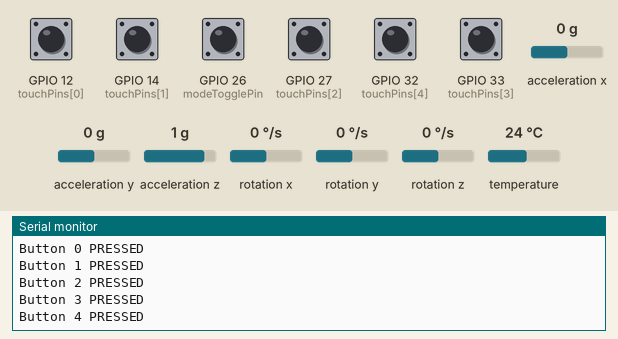
The sketch below on a simulated ESP32. Shown: the last lines printed to the serial monitor. Inputs (shaded band) come from the test bench; at power-on: GPIO 12 (touchPins[0]), GPIO 14 (touchPins[1]), GPIO 26 (modeTogglePin), GPIO 27 (touchPins[2]), GPIO 32 (touchPins[4]), GPIO 33 (touchPins[3]) HIGH, acceleration x 0 g, acceleration y 0 g, acceleration z 1 g, rotation x 0 °/s, rotation y 0 °/s, rotation z 0 °/s, temperature 24 °C. USB keyboard and mouse output is not drawn.

Above: at 1.2 s.
1.3 s: GPIO 26 (modeTogglePin) pulled LOW for 0.15 s
At 2.1 s:
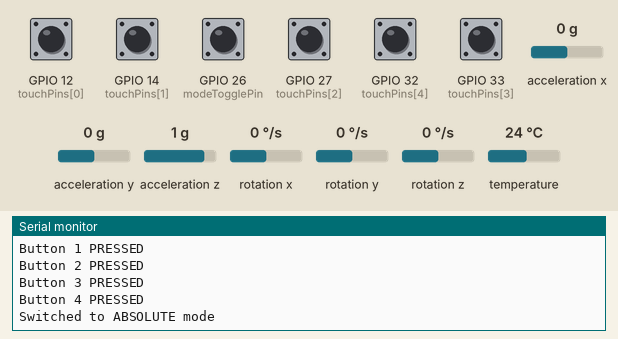
2.9 s: GPIO 26 (modeTogglePin) pulled LOW for 1 s
At 3.4 s:
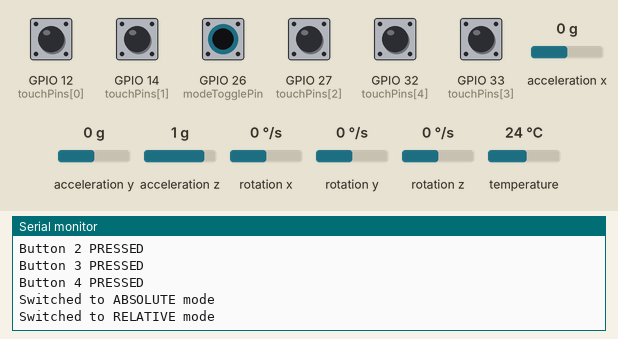
Timing chart, 0 to 5.9 s (numbered marks = the images above; inputs shaded):
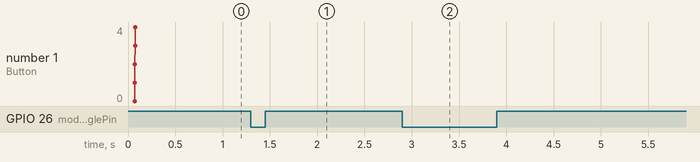

Measured:
- after the input at 1.3 s, the serial monitor: prints a new line at once (image 1)
- after the input at 2.9 s, the serial monitor: prints a new line at once (image 2)

The sketch:

blemouse.ino
```cpp
#include <BleMouse.h>
#include <Adafruit_MPU6050.h>
#include <Adafruit_Sensor.h>
#include <Wire.h>

// BLE Mouse
BleMouse bleMouse("ESP32 IMU Mouse", "ESP32", 100);

// Touch sensor pins for mouse buttons
const uint8_t touchPins[] = {12, 14, 27, 33, 32};
const int thresholds[] = {90, 90, 90, 90, 90};
bool buttonStates[] = {false, false, false, false, false};

// Mode toggle pin
const int modeTogglePin = 26; // Using digital pin 26 for mode toggle
bool lastToggleState = false;

// MPU6050
Adafruit_MPU6050 mpu;
#define BUFFER_SIZE 5  // Smaller buffer for more responsive mouse

// Arrays to store last N readings for averaging
float accelXBuffer[BUFFER_SIZE] = {0};
float accelYBuffer[BUFFER_SIZE] = {0};
float accelZBuffer[BUFFER_SIZE] = {0};
float gyroXBuffer[BUFFER_SIZE] = {0};
float gyroYBuffer[BUFFER_SIZE] = {0};
float gyroZBuffer[BUFFER_SIZE] = {0};
int currentIndex = 0;

// Mouse control variables
bool relativeMode = true; // Start with relative mode (traditional mouse)
int mouseSensitivity = 1; // Adjust this to change mouse speed
unsigned long lastMouseUpdate = 0;
const long mouseInterval = 15; // Update mouse every 15ms for responsiveness

void calculateAverages(float &avgAccelX, float &avgAccelY, float &avgAccelZ,
                      float &avgGyroX, float &avgGyroY, float &avgGyroZ) {
    float sumAccelX = 0, sumAccelY = 0, sumAccelZ = 0;
    float sumGyroX = 0, sumGyroY = 0, sumGyroZ = 0;

    for (int i = 0; i < BUFFER_SIZE; i++) {
        sumAccelX += accelXBuffer[i];
        sumAccelY += accelYBuffer[i];
        sumAccelZ += accelZBuffer[i];
        sumGyroX += gyroXBuffer[i];
        sumGyroY += gyroYBuffer[i];
        sumGyroZ += gyroZBuffer[i];
    }

    avgAccelX = sumAccelX / BUFFER_SIZE;
    avgAccelY = sumAccelY / BUFFER_SIZE;
    avgAccelZ = sumAccelZ / BUFFER_SIZE;
    avgGyroX = sumGyroX / BUFFER_SIZE;
    avgGyroY = sumGyroY / BUFFER_SIZE;
    avgGyroZ = sumGyroZ / BUFFER_SIZE;
}

void updateMPUBuffer() {
    sensors_event_t a, g, temp;
    mpu.getEvent(&a, &g, &temp);

    accelXBuffer[currentIndex] = a.acceleration.x;
    accelYBuffer[currentIndex] = a.acceleration.y;
    accelZBuffer[currentIndex] = a.acceleration.z;
    gyroXBuffer[currentIndex] = g.gyro.x;
    gyroYBuffer[currentIndex] = g.gyro.y;
    gyroZBuffer[currentIndex] = g.gyro.z;

    currentIndex = (currentIndex + 1) % BUFFER_SIZE;
}

void handleMouseButtons() {
    for (int i = 0; i < 5; i++) {
        int touchValue = touchRead(touchPins[i]);
        bool isTouched = touchValue < thresholds[i];

        if (isTouched && !buttonStates[i]) {
            buttonStates[i] = true;
            Serial.print("Button ");
            Serial.print(i);
            Serial.println(" PRESSED");

            if (i == 0) {
                bleMouse.press(MOUSE_LEFT);
            } else if (i == 1) {
                bleMouse.press(MOUSE_RIGHT);
            } else if (i == 2) {
                bleMouse.press(MOUSE_MIDDLE);
            } else if (i == 3) {
                bleMouse.press(MOUSE_BACK);
            } else if (i == 4) {
                bleMouse.press(MOUSE_FORWARD);
            }
        } else if (!isTouched && buttonStates[i]) {
            buttonStates[i] = false;
            Serial.print("Button ");
            Serial.print(i);
            Serial.println(" RELEASED");

            if (i == 0) {
                bleMouse.release(MOUSE_LEFT);
            } else if (i == 1) {
                bleMouse.release(MOUSE_RIGHT);
            } else if (i == 2) {
                bleMouse.release(MOUSE_MIDDLE);
            } else if (i == 3) {
                bleMouse.release(MOUSE_BACK);
            } else if (i == 4) {
                bleMouse.release(MOUSE_FORWARD);
            }
        }
    }
}

void handleMouseMovement() {
    if (millis() - lastMouseUpdate < mouseInterval) return;
    lastMouseUpdate = millis();

    float avgAccelX, avgAccelY, avgAccelZ, avgGyroX, avgGyroY, avgGyroZ;
    calculateAverages(avgAccelX, avgAccelY, avgAccelZ, avgGyroX, avgGyroY, avgGyroZ);

    if (relativeMode) {
        // Relative mode: Use gyro for mouse movement (like a traditional mouse)
        int deltaX = (int)(avgGyroY * 150 * mouseSensitivity);
        int deltaY = (int)(avgGyroX * 150 * mouseSensitivity);

        // Apply dead zone and constraints
        if (abs(deltaX) > 3 || abs(deltaY) > 3) {
            // Limit maximum movement to prevent jumping
            deltaX = constrain(deltaX, -30, 30);
            deltaY = constrain(deltaY, -30, 30);
            bleMouse.move(deltaX, deltaY);
        }
    } else {
        // Absolute mode: Use accelerometer for pointing
        // Map tilt to cursor movement
        int absX = (int)(avgAccelY * 20 * mouseSensitivity);
        int absY = (int)(avgAccelX * 20 * mouseSensitivity);

        // Constrain movement
        absX = constrain(absX, -30, 30);
        absY = constrain(absY, -30, 30);

        bleMouse.move(absX, absY);
    }
}

void handleModeToggle() {
    bool currentToggleState = digitalRead(modeTogglePin) == LOW; // Assuming pull-up, so LOW means pressed

    if (currentToggleState && !lastToggleState) {
        relativeMode = !relativeMode;
        Serial.print("Switched to ");
        Serial.println(relativeMode ? "RELATIVE mode" : "ABSOLUTE mode");
        delay(300); // Debounce
    }
    lastToggleState = currentToggleState;
}

void setup() {
    Serial.begin(115200);

    // Initialize BLE Mouse
    bleMouse.begin();

    // Initialize MPU6050
    if (!mpu.begin()) {
        Serial.println("Failed to find MPU6050 chip");
        while (1) delay(10);
    }

    // Set up MPU6050 for mouse control
    mpu.setAccelerometerRange(MPU6050_RANGE_4_G);
    mpu.setGyroRange(MPU6050_RANGE_500_DEG);
    mpu.setFilterBandwidth(MPU6050_BAND_21_HZ);
    Serial.println("MPU6050 initialized!");

    // Setup mode toggle pin
    pinMode(modeTogglePin, INPUT_PULLUP);

    // Initialize MPU buffer
    for (int i = 0; i < BUFFER_SIZE; i++) {
        updateMPUBuffer();
        delay(10);
    }

    Serial.println("ESP32 IMU Mouse Ready!");
    Serial.println("Touch Pins: 12=Left, 14=Right, 27=Middle, 33=Back, 32=Forward");
    Serial.println("Digital Pin 26: Toggle Relative/Absolute Mode");
    Serial.println("Waiting for BLE connection...");
}

void loop() {
    if (bleMouse.isConnected()) {
        updateMPUBuffer(); // Keep updating IMU data
        handleMouseButtons();
        handleModeToggle();
        handleMouseMovement();
    } else {
        // Reset button states when disconnected
        for (int i = 0; i < 5; i++) {
            buttonStates[i] = false;
        }
        Serial.println("Waiting for BLE connection...");
        delay(1000);
    }

    delay(10);
}
```
